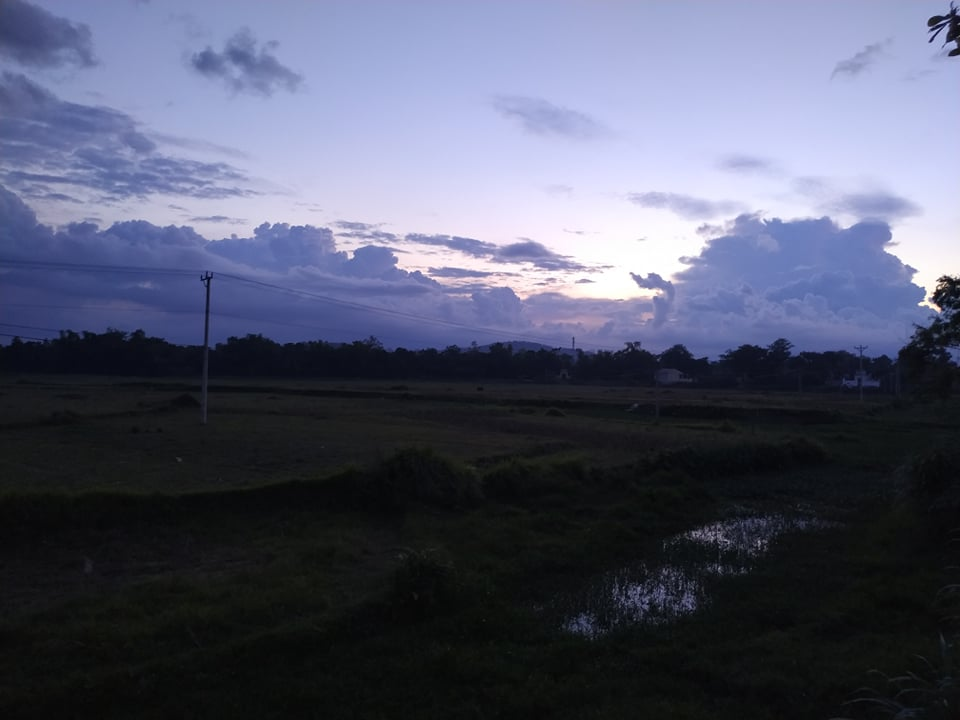
#> input picture openCV - xử lí ảnh/Lithuyet/hihi.jpg, 960 x 720 px
$ python 'dan anh.py'
#> lines starting #> are read from the running program, lines starting #| are printed output that depends on the picture
import cv2
import numpy as np

# path to input images are specified and
# images are loaded with imread command
image1 = cv2.imread('hihi.jpg')
#> image1 is the input picture: shape (720, 960, 3); mean B, G, R 107.3, 86.7, 82.8
image2 = cv2.imread('background.jpg')
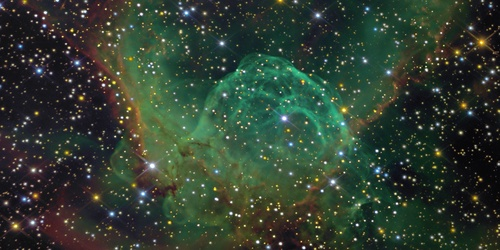
#> input picture openCV - xử lí ảnh/Lithuyet/background.jpg, 500 x 250 px
#> image2 is the input picture: shape (250, 500, 3); mean B, G, R 49.4, 62.5, 48.9

image3 = cv2.resize(image1 , (500,500))
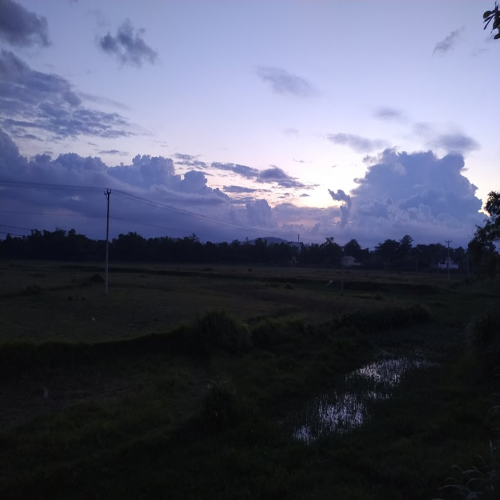
#> image3: shape (500, 500, 3); mean B, G, R 107.3, 86.6, 82.8
image4 = cv2.resize(image2 , (500,500))
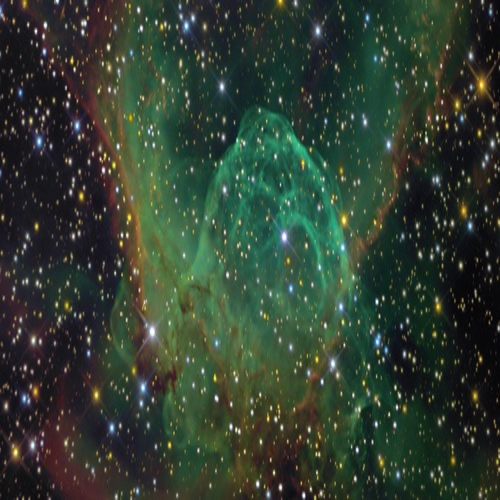
#> image4: shape (500, 500, 3); mean B, G, R 49.5, 62.6, 49
# cv2.addWeighted is applied over the
# image inputs with applied parameters
weightedSum = cv2.addWeighted(image3, 0.5, image4, 0.4, 0)
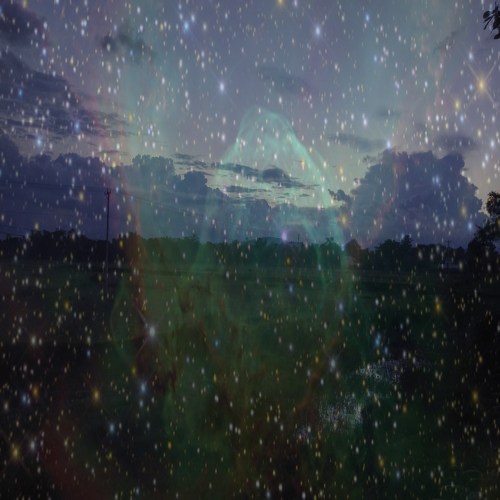
#> weightedSum: shape (500, 500, 3); mean B, G, R 73.4, 68.4, 61

# the window showing output image
# with the weighted sum
cv2.imshow('Weighted Image', weightedSum)

# De-allocate any associated memory usage
if cv2.waitKey(0) & 0xff == 27:
#> (key Esc is pressed here)
    cv2.destroyAllWindows()
